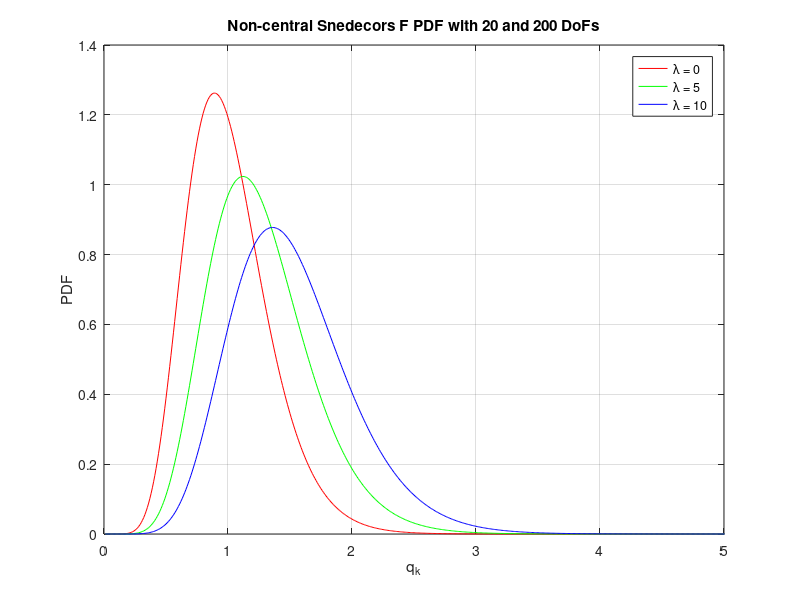
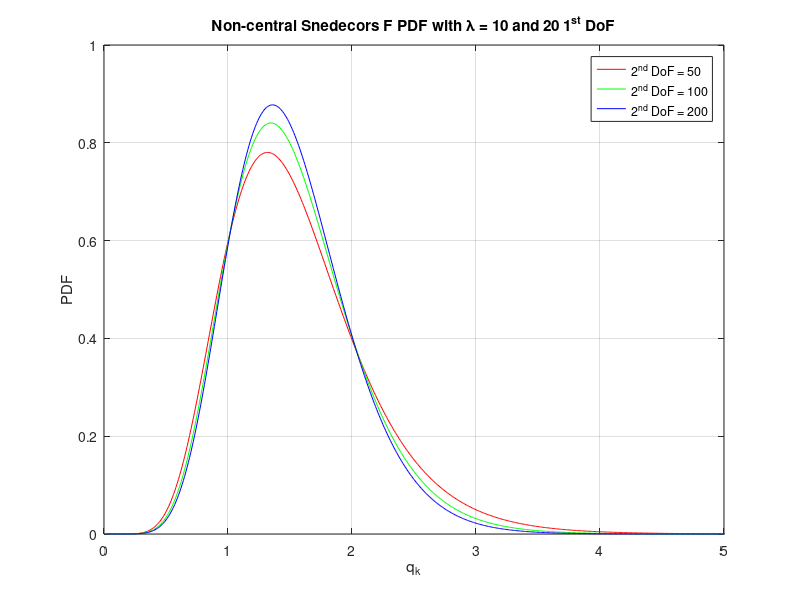
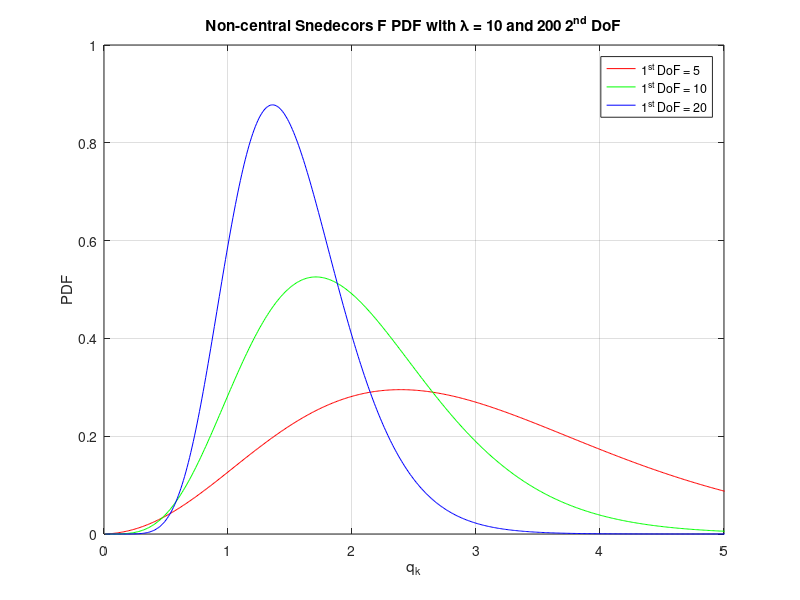

Write the MATLAB code that produced these figures, in order.
clear
close all
clc

n_k = 20;
N= 203;
m=3;
lambda1=0;
lambda2=5;
lambda3=10;














x = (0.01:0.01:5.01)';
p1 = ncfpdf(x,n_k,N-m,lambda1);
p2 = ncfpdf(x,n_k,N-m,lambda2);
p3 = ncfpdf(x,n_k,N-m,lambda3);

figure;
plot(x,p1,'r-')
hold on
plot(x,p2,'g-')
plot(x,p3,'b-')
legend('\lambda = 0','\lambda = 5','\lambda = 10')
grid on
xlim([0,5])
title('Non-central Snedecors F PDF with 20 and 200 DoFs')
xlabel('q_k')
ylabel('PDF')



x = (0.01:0.01:5.01)';
p1 = ncfpdf(x,n_k,50,lambda3);
p2 = ncfpdf(x,n_k,100, lambda3);
p3 = ncfpdf(x,n_k,200, lambda3);

figure;
plot(x,p1,'r-')
hold on
plot(x,p2,'g-')
plot(x,p3,'b-')
legend('2^{nd} DoF = 50','2^{nd} DoF = 100','2^{nd} DoF = 200')
grid on
xlim([0,5])
title('Non-central Snedecors F PDF with \lambda = 10 and 20 1^{st} DoF')
xlabel('q_k')
ylabel('PDF')



x = (0.01:0.01:5.01)';
p1 = ncfpdf(x,5,N-m,lambda3);
p2 = ncfpdf(x,10,N-m, lambda3);
p3 = ncfpdf(x,20,N-m, lambda3);

figure;
plot(x,p1,'r-')
hold on
plot(x,p2,'g-')
plot(x,p3,'b-')
legend('1^{st} DoF = 5','1^{st} DoF = 10','1^{st} DoF = 20')
grid on
xlim([0,5])
title('Non-central Snedecors F PDF with \lambda = 10 and 200 2^{nd} DoF')
xlabel('q_k')
ylabel('PDF')